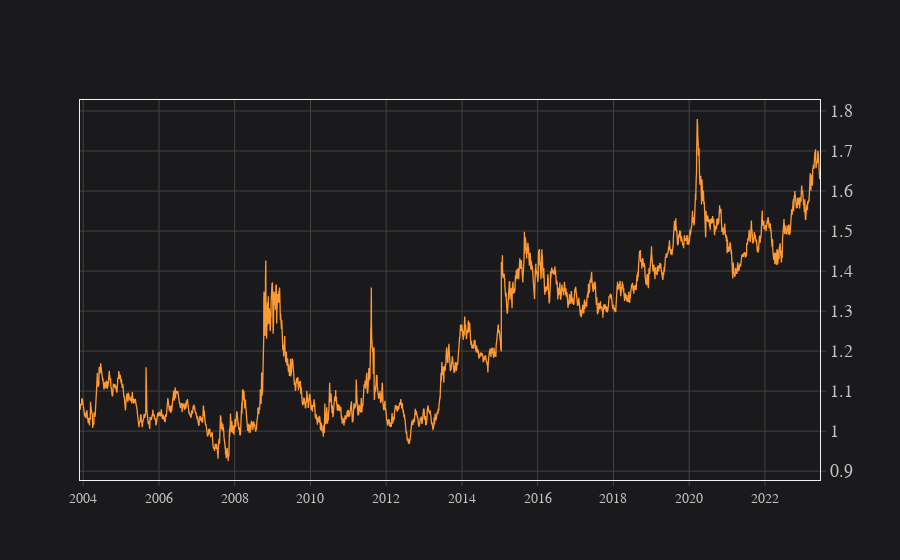

Notebook source saved alongside this figure:
### Code cell
chf_aud['Adj Close'].iplot()

### Figure 1 — Plotly figure (JSON) as saved in the notebook; plotly's stock layout.template omitted (floating-point values rounded to 4 significant figures; data arrays with more than 128 entries replaced by an {"elided": "..."} marker saying what was removed)
{"data": [{"line": {"color": "rgba(255, 153, 51, 1.0)", "dash": "solid", "shape": "linear", "width": 1.3}, "mode": "lines", "name": "Adj Close", "text": "", "type": "scatter", "x": {"elided": "5089 str values"}, "y": {"elided": "5089 float values"}}], "layout": {"legend": {"bgcolor": "#1A1A1C", "font": {"color": "#D9D9D9"}}, "paper_bgcolor": "#1A1A1C", "plot_bgcolor": "#1A1A1C", "title": {"font": {"color": "#D9D9D9"}}, "xaxis": {"gridcolor": "#434343", "showgrid": true, "tickfont": {"color": "#C2C2C2"}, "title": {"font": {"color": "#D9D9D9"}, "text": ""}, "zerolinecolor": "#666570"}, "yaxis": {"gridcolor": "#434343", "showgrid": true, "tickfont": {"color": "#C2C2C2"}, "title": {"font": {"color": "#D9D9D9"}, "text": ""}, "zerolinecolor": "#666570"}}}
